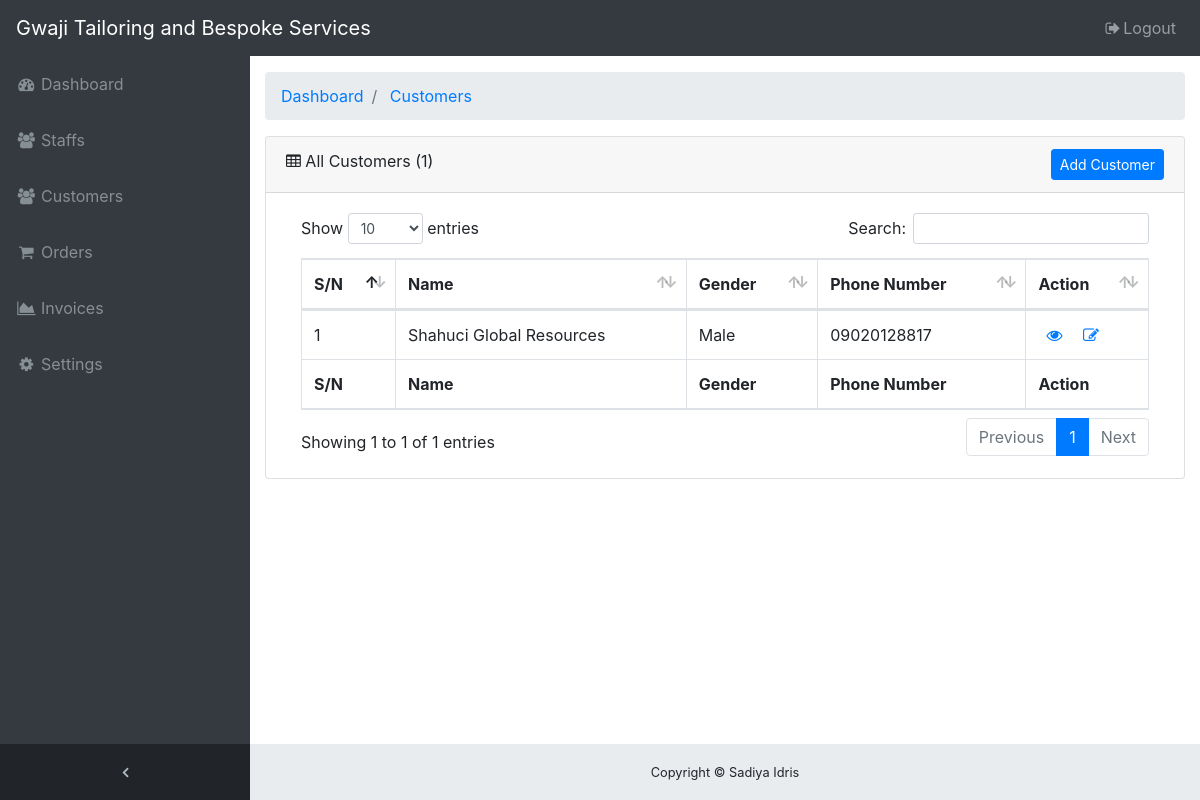
The page /Customers (signed in) on the database its author committed.
### tables this page shows
CREATE TABLE `data_clark` (
  `dataClark_id` int(10) NOT NULL,
  `firstName` varchar(100) NOT NULL,
  `surName` varchar(100) NOT NULL,
  `emailAddress` varchar(100) NOT NULL,
  `dateOfBirth` varchar(100) NOT NULL,
  `gender` varchar(100) NOT NULL,
  `maritalStatus` varchar(100) NOT NULL,
  `nationality` varchar(100) NOT NULL,
  `education` varchar(100) NOT NULL,
  `address` varchar(100) NOT NULL,
  `picture` varchar(1000) NOT NULL,
  `businessTitle` varchar(100) DEFAULT NULL,
  `businessMotto` varchar(100) DEFAULT NULL,
  `businessPhone1` varchar(100) DEFAULT NULL,
  `businessPhone2` varchar(100) DEFAULT NULL,
  `businessAddress` varchar(100) DEFAULT NULL,
  `businessLogo` varchar(1000) DEFAULT NULL,
  `password` varchar(100) NOT NULL,
  `status` int(10) DEFAULT NULL,
  `created_at` timestamp NOT NULL DEFAULT current_timestamp(),
  `updated_at` timestamp NULL DEFAULT NULL ON UPDATE current_timestamp()
);

CREATE TABLE `customers` (
  `customer_id` int(10) NOT NULL,
  `dataClark_id` int(10) NOT NULL,
  `name` varchar(100) DEFAULT NULL,
  `gender` varchar(100) DEFAULT NULL,
  `phoneNumber` varchar(100) DEFAULT NULL,
  `address` varchar(100) DEFAULT NULL,
  `created_at` timestamp NOT NULL DEFAULT current_timestamp(),
  `updated_at` timestamp NULL DEFAULT NULL ON UPDATE current_timestamp()
);

### auth.php (called while the page is built, shortened)
<?php
include 'connection.php';
if (isset($_SESSION['adminid'])) {
  $adminid = $_SESSION['adminid'];
}else {
  echo "<script>window.open('index', '_self')</script>";
}
  $adminINFOR = $conn->query("SELECT * FROM data_clark WHERE dataClark_id='".$adminid."' ") or die($conn->error);
    while ($row = $adminINFOR->fetch_assoc()) {
      $btitle = $row['businessTitle'];
    }
?>

### customers.php (the view, shortened to what this page needs)
<!DOCTYPE html>
<html lang="en">
<head>
  <link href="vendor/bootstrap/css/bootstrap.min.css" rel="stylesheet">
  <link href="vendor/font-awesome/css/font-awesome.min.css" rel="stylesheet" type="text/css">
  <link href="vendor/datatables/dataTables.bootstrap4.css" rel="stylesheet">
  <link href="css/sb-admin.css" rel="stylesheet">
</head>
<body class="fixed-nav sticky-footer bg-dark" id="page-top">
  <?php include 'auth.php'; include 'components/navbar.php';?>
  <div class="content-wrapper">
    <div class="container-fluid">
      <ol class="breadcrumb">
        <li class="breadcrumb-item">
          <a href="home">Dashboard</a>
        </li>
        <li class="breadcrumb-item active">
            <a href="customers">Customers</a>
        </li>
      </ol>
      <?php
        $allCustomers = $conn->query("SELECT * FROM customers WHERE dataClark_id='".$adminid."' ");
      ?>
      <div class="card mb-3">
        <div class="card-header">
            <i class="fa fa-table"></i> All Customers (<?= mysqli_num_rows($allCustomers)?>)
            <a href="Customer-add" class="float-right btn btn-primary btn-sm">Add Customer</a>
        </div>
        <div class="card-body">
          <div class="table-responsive">
            <table class="table table-bordered" id="dataTable" width="100%" cellspacing="0">
              <thead>
                <tr>
                  <th>S/N</th>
                  <th>Name</th>
                  <th>Gender</th>
                  <th>Phone Number</th>
                  <th>Action</th>
                </tr>
              </thead>
              <tfoot>
                <tr>
                  <th>S/N</th>
                  <th>Name</th>
                  <th>Gender</th>
                  <th>Phone Number</th>
                  <th>Action</th>
                </tr>
              </tfoot>
              <tbody>
                <?php
                  $count = 1;
                  while ($row = $allCustomers->fetch_assoc()) {
                ?>
                <tr>
                  <td><?= $count?></td>
                  <td><?= $row['name'] ?></td>
                  <td><?= $row['gender']?></td>
                  <td><?= $row['phoneNumber']?></td>
                  <td>
                    <a href="customer-view?id=<?= $row['customer_id']?>" class="mx-2"><i class="fa fa-eye"></i></a>
                    <a href="customer-edit?id=<?= $row['customer_id']?>" class="mx-2"><i class="fa fa-edit"></i></a>
                  </td>
                </tr>
                <?php
                    $count++;
                  }
                ?>
              </tbody>
            </table>
          </div>
        </div>
      </div>
    </div>
    <?php include 'components/footer.php';?>
  </div>
</body>
</html>

### components/navbar.php (shortened to what this page needs)
<nav class="navbar navbar-expand-lg navbar-dark bg-dark fixed-top" id="mainNav">
    <a class="navbar-brand" href="index.html"><?= $btitle?></a>
    <div class="collapse navbar-collapse" id="navbarResponsive">
      <ul class="navbar-nav navbar-sidenav" id="exampleAccordion">
        <li class="nav-item" data-toggle="tooltip" data-placement="right" title="Dashboard">
          <a class="nav-link" href="home">
            <i class="fa fa-fw fa-dashboard"></i>
            <span class="nav-link-text">Dashboard</span>
          </a>
        </li>
        <li class="nav-item" data-toggle="tooltip" data-placement="right" title="Charts">
          <a class="nav-link" href="staffs">
            <i class="fa fa-fw fa-users"></i>
            <span class="nav-link-text">Staffs</span>
          </a>
        </li>
        <li class="nav-item" data-toggle="tooltip" data-placement="right" title="Tables">
          <a class="nav-link" href="customers">
            <i class="fa fa-fw fa-users"></i>
            <span class="nav-link-text">Customers</span>
          </a>
        </li>
        <li class="nav-item" data-toggle="tooltip" data-placement="right" title="Charts">
          <a class="nav-link" href="orders">
            <i class="fa fa-fw fa-shopping-cart"></i>
            <span class="nav-link-text">Orders</span>
          </a>
        </li>
        <li class="nav-item" data-toggle="tooltip" data-placement="right" title="Charts">
          <a class="nav-link" href="invoices">
            <i class="fa fa-fw fa-area-chart"></i>
            <span class="nav-link-text">Invoices</span>
          </a>
        </li>
        <li class="nav-item" data-toggle="tooltip" data-placement="right" title="Charts">
          <a class="nav-link" href="settings">
            <i class="fa fa-fw fa-gear"></i>
            <span class="nav-link-text">Settings</span>
          </a>
        </li>
      </ul>
      <ul class="navbar-nav sidenav-toggler">
        <li class="nav-item">
          <a class="nav-link text-center" id="sidenavToggler">
            <i class="fa fa-fw fa-angle-left"></i>
          </a>
        </li>
      </ul>
      <ul class="navbar-nav ml-auto">
        <li class="nav-item">
          <a class="nav-link" data-toggle="modal" data-target="#exampleModal">
            <i class="fa fa-fw fa-sign-out"></i>Logout</a>
        </li>
      </ul>
    </div>
  </nav>

### css/sb-admin.css (style rules this page uses)
html { position: relative; min-height: 100%; }
body { overflow-x: hidden; }
body.sticky-footer { margin-bottom: 56px; }
body.sticky-footer .content-wrapper { min-height: calc(100vh - 56px - 56px); }
body.fixed-nav { padding-top: 56px; }
.content-wrapper { min-height: calc(100vh - 56px); padding-top: 1rem; }
#mainNav .navbar-collapse { overflow: auto; max-height: 75vh; }
#mainNav .navbar-collapse .navbar-nav .nav-item .nav-link { cursor: pointer; }
#mainNav .navbar-collapse .sidenav-toggler { display: none; }
@media (min-width: 992px) { #mainNav .navbar-brand { width: 250px; } }
@media (min-width: 992px) { #mainNav .navbar-collapse { overflow: visible; max-height: none; } }
@media (min-width: 992px) { #mainNav .navbar-collapse .navbar-sidenav { position: absolute; top: 0; left: 0; -webkit-flex-direction: column; -ms-flex-direction: column; flex-direction: column; margin-top: 56px; } }
@media (min-width: 992px) { #mainNav .navbar-collapse .navbar-sidenav > .nav-item { width: 250px; padding: 0; } }
@media (min-width: 992px) { #mainNav .navbar-collapse .navbar-sidenav > .nav-item > .nav-link { padding: 1em; } }
#mainNav.fixed-top .sidenav-toggler { display: none; }
@media (min-width: 992px) { #mainNav.fixed-top .navbar-sidenav { height: calc(100vh - 112px); } }
@media (min-width: 992px) { #mainNav.fixed-top .sidenav-toggler { position: absolute; top: 0; left: 0; display: flex; -webkit-flex-direction: column; -ms-flex-direction: column; flex-direction: column; margin-top: calc(100vh - 56px); } }
@media (min-width: 992px) { #mainNav.fixed-top .sidenav-toggler > .nav-item { width: 250px; padding: 0; } }
@media (min-width: 992px) { #mainNav.fixed-top .sidenav-toggler > .nav-item > .nav-link { padding: 1em; } }
#mainNav.fixed-top.navbar-dark .sidenav-toggler { background-color: #212529; }
#mainNav.fixed-top.navbar-dark .sidenav-toggler a i { color: #adb5bd; }
.content-wrapper { overflow-x: hidden; background: white; }
@media (min-width: 992px) { .content-wrapper { margin-left: 250px; } }
#sidenavToggler i { font-weight: 800; }
#mainNav.navbar-dark .navbar-collapse .navbar-sidenav > .nav-item > .nav-link { color: #868e96; }
@media (min-width: 992px) { #mainNav.navbar-dark .navbar-collapse .navbar-sidenav { background: #343a40; } }

### rows shown on the page
data_clark: businessTitle "Gwaji Tailoring and Bespoke Services"
customers: name "Shahuci Global Resources", gender "Male", phoneNumber "09020128817"

### other values the page prints
mysqli_num_rows($allCustomers) "1"
